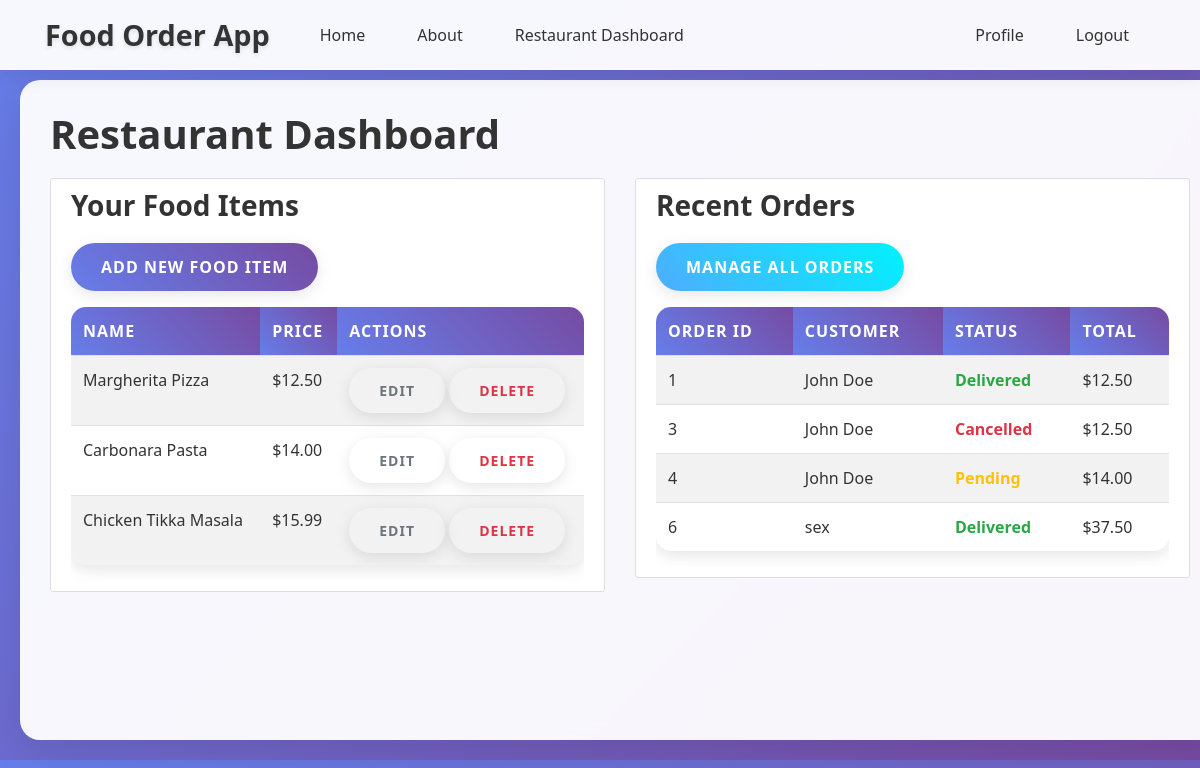
/restaurant/dashboard (signed in), run on an earlier commit of the app's database.
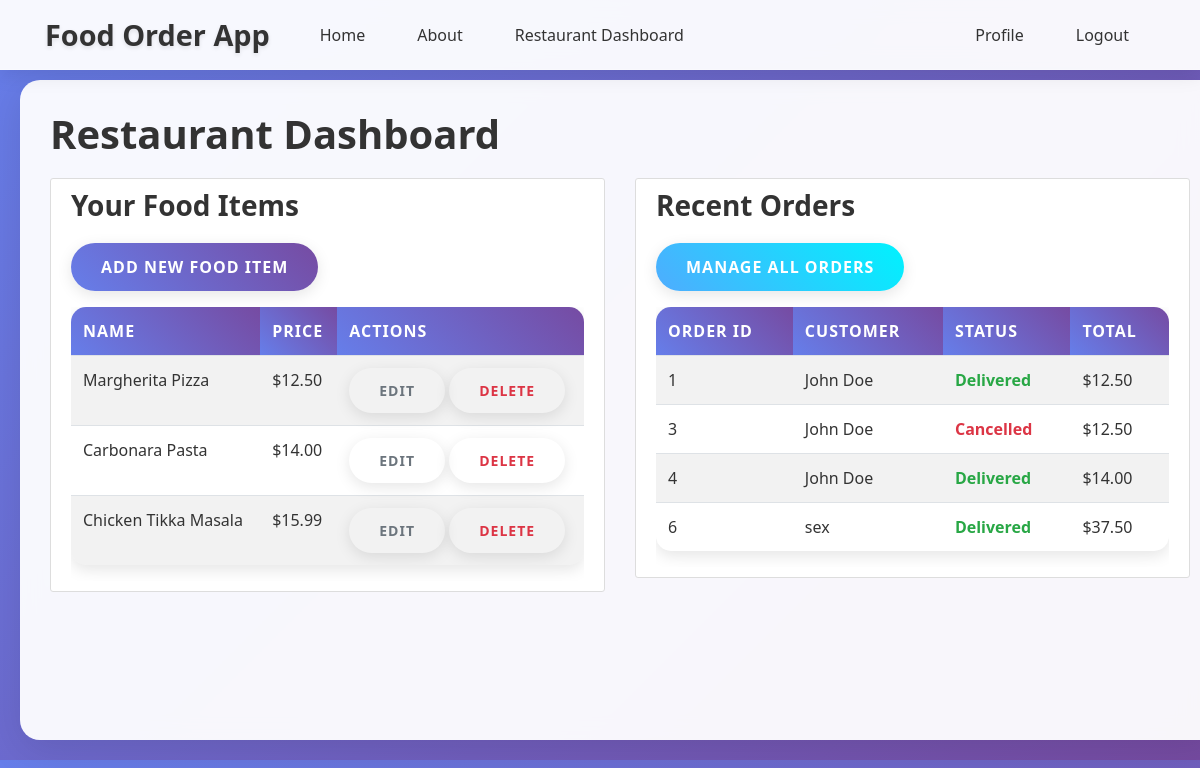
And on a later commit of the database.
### app/models/order.py (models this page shows, shortened)
class Order(db.Model):
    __tablename__ = 'orders'
    id = db.Column(db.Integer, primary_key=True)
    customer_id = db.Column(db.Integer, db.ForeignKey('users.id'), nullable=False)
    food_item_id = db.Column(db.Integer, db.ForeignKey('food_items.id'), nullable=False)
    restaurant_id = db.Column(db.Integer, db.ForeignKey('users.id'), nullable=False)
    quantity = db.Column(db.Integer, nullable=False)
    total_price = db.Column(db.Numeric(10, 2), nullable=False)
    status = db.Column(db.Enum('pending', 'accepted', 'preparing', 'ready', 'delivered', 'cancelled', name='order_status'), default='pending')
    payment_id = db.Column(db.Integer, db.ForeignKey('payments.id'), nullable=True)
    order_date = db.Column(db.DateTime, default=datetime.utcnow)
    payment = db.relationship("Payment", backref="order", uselist=False, foreign_keys="Order.payment_id")

### app/models/user.py (models this page shows, shortened)
class User(db.Model, UserMixin):
    __tablename__ = 'users'
    id = db.Column(db.Integer, primary_key=True)
    name = db.Column(db.String(100), nullable=False)
    email = db.Column(db.String(120), unique=True, nullable=False)
    phone_number = db.Column(db.String(20), unique=True, nullable=False)
    location = db.Column(db.String(200), nullable=False)
    password = db.Column(db.String(60), nullable=False)
    role = db.Column(db.Enum('admin', 'customer', 'restaurant', name='user_roles'), default='customer')
    status = db.Column(db.Enum('active', 'pending', 'suspended', name='account_status'), default='active')
    food_items = db.relationship('FoodItem', backref='restaurant_owner', lazy=True, foreign_keys='FoodItem.restaurant_id')
    orders_as_customer = db.relationship('Order', backref='customer_user', lazy=True, foreign_keys='Order.customer_id')
    orders_as_restaurant = db.relationship('Order', backref='restaurant_user', lazy=True, foreign_keys='Order.restaurant_id')
    payments_as_customer = db.relationship('Payment', backref='customer_payer', lazy=True, foreign_keys='Payment.customer_id')
    payments_as_restaurant = db.relationship('Payment', backref='restaurant_receiver', lazy=True, foreign_keys='Payment.restaurant_id')

### app/routes/restaurant.py (the view)
@restaurant.route("/dashboard")
@login_required
@restaurant_required
def dashboard():
    food_items = FoodItem.query.filter_by(restaurant_id=current_user.id).all()
    orders = Order.query.filter_by(restaurant_id=current_user.id).all()
    return render_template("restaurant_dashboard.html", food_items=food_items, orders=orders)

### app/templates/restaurant_dashboard.html
{% extends "base.html" %}
{% block content %}
    <h1>Restaurant Dashboard</h1>
    <div class="row">
        <div class="col-md-6">
            <div class="content-section">
                <h3>Your Food Items</h3>
                <a href="{{ url_for('restaurant.add_food_item') }}" class="btn btn-primary mb-3">Add New Food Item</a>
                {% if food_items %}
                    <div class="table-responsive">
                        <table class="table table-striped">
                            <thead>
                                <tr>
                                    <th>Name</th>
                                    <th>Price</th>
                                    <th>Actions</th>
                                </tr>
                            </thead>
                            <tbody>
                                {% for food_item in food_items %}
                                    <tr>
                                        <td>{{ food_item.name }}</td>
                                        <td>${{ food_item.price }}</td>
                                        <td>
                                            <a href="{{ url_for('restaurant.edit_food_item', food_item_id=food_item.id) }}" class="btn btn-sm btn-outline-secondary">Edit</a>
                                            <form method="POST" action="{{ url_for('restaurant.delete_food_item', food_item_id=food_item.id) }}" style="display: inline;">
                                                <button type="submit" class="btn btn-sm btn-outline-danger" onclick="return confirm('Are you sure?')">Delete</button>
                                            </form>
                                        </td>
                                    </tr>
                                {% endfor %}
                            </tbody>
                        </table>
                    </div>
                {% else %}
                    <p>No food items yet. <a href="{{ url_for('restaurant.add_food_item') }}">Add your first food item</a>.</p>
                {% endif %}
            </div>
        </div>
        <div class="col-md-6">
            <div class="content-section">
                <h3>Recent Orders</h3>
                <a href="{{ url_for('restaurant.manage_orders') }}" class="btn btn-info mb-3">Manage All Orders</a>
                {% if orders %}
                    <div class="table-responsive">
                        <table class="table table-striped">
                            <thead>
                                <tr>
                                    <th>Order ID</th>
                                    <th>Customer</th>
                                    <th>Status</th>
                                    <th>Total</th>
                                </tr>
                            </thead>
                            <tbody>
                                {% for order in orders[:5] %}
                                    <tr>
                                        <td>{{ order.id }}</td>
                                        <td>{{ order.customer_user.name }}</td>
                                        <td><span class="order-status {{ order.status }}">{{ order.status.title() }}</span></td>
                                        <td>${{ order.total_price }}</td>
                                    </tr>
                                {% endfor %}
                            </tbody>
                        </table>
                    </div>
                {% else %}
                    <p>No orders yet.</p>
                {% endif %}
            </div>
        </div>
    </div>
{% endblock content %}

What changed in the data, as far as the page shows it:
changed Order id 4: status "Pending" → "Delivered"
